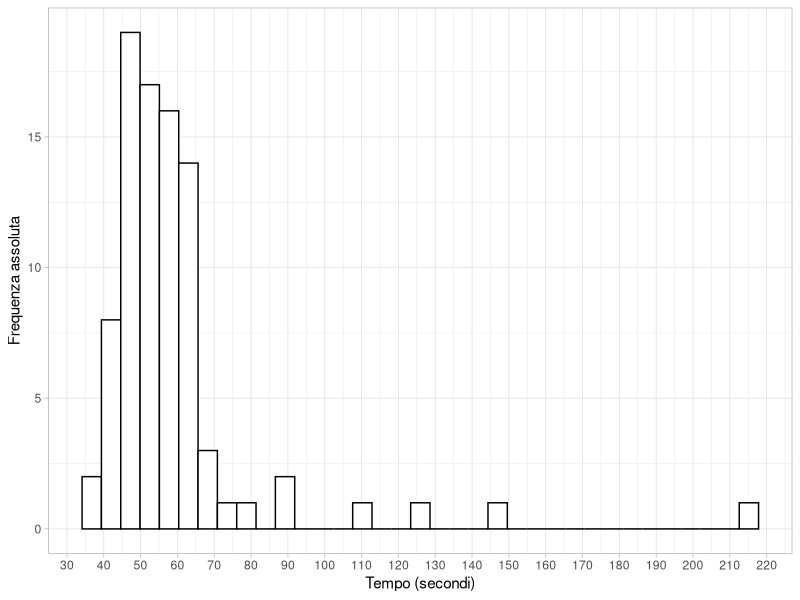
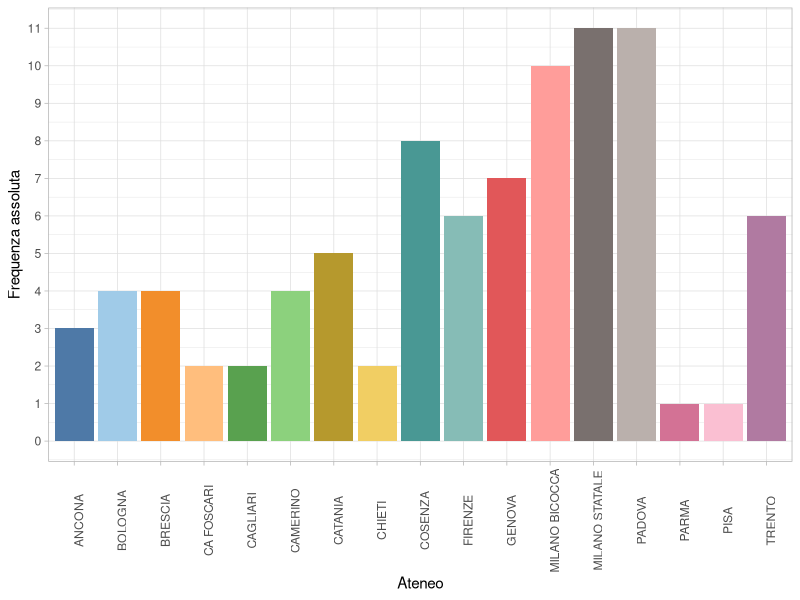
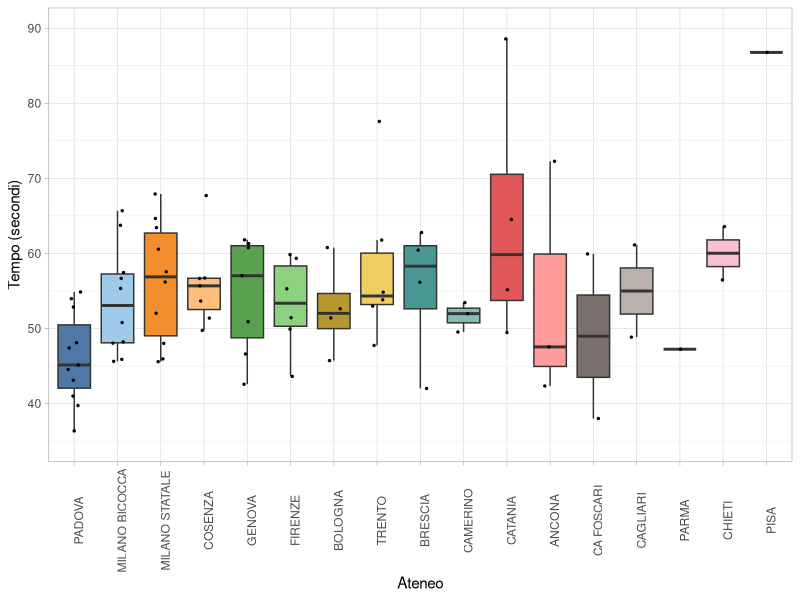
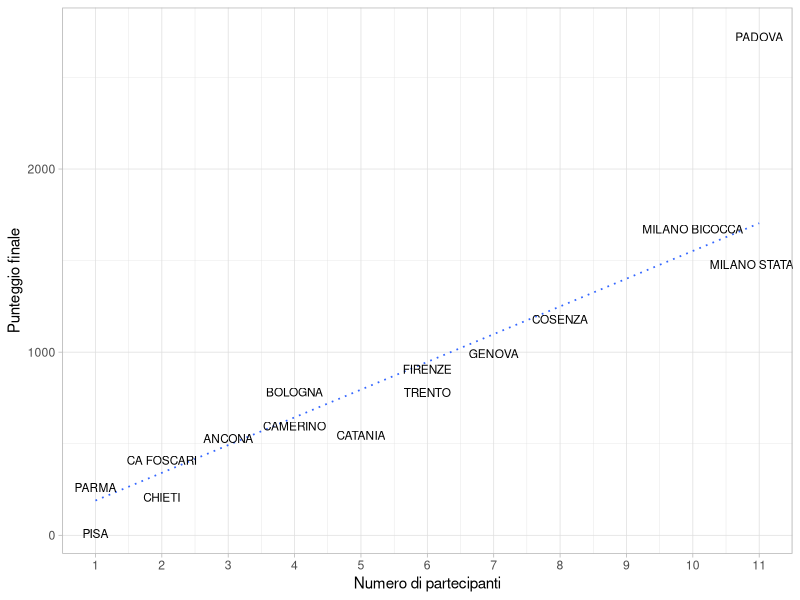
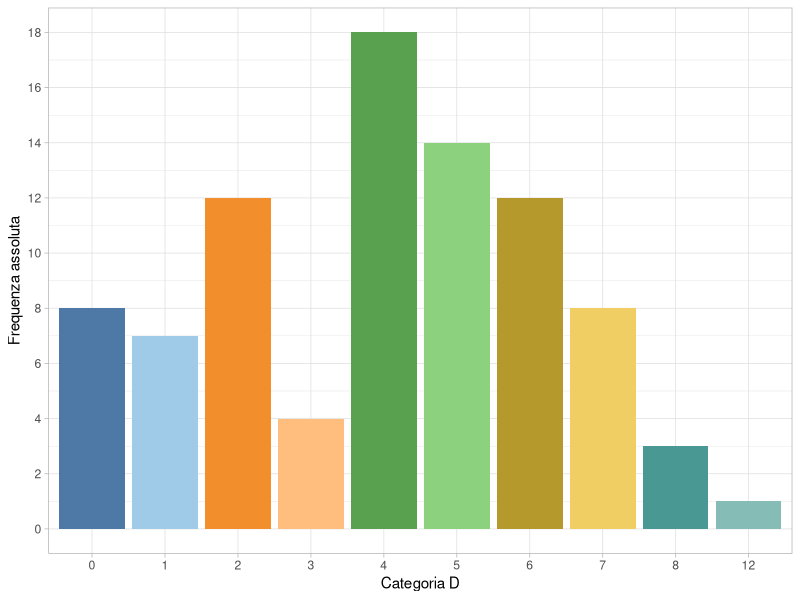
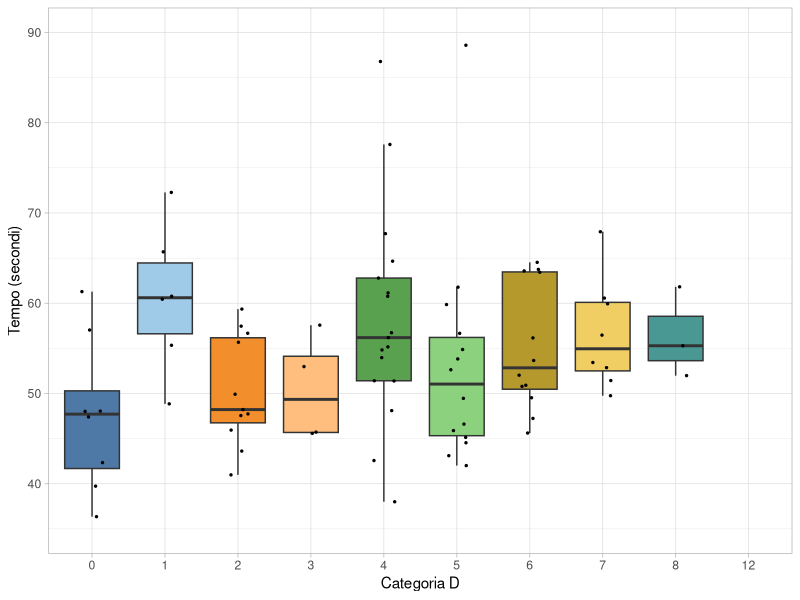
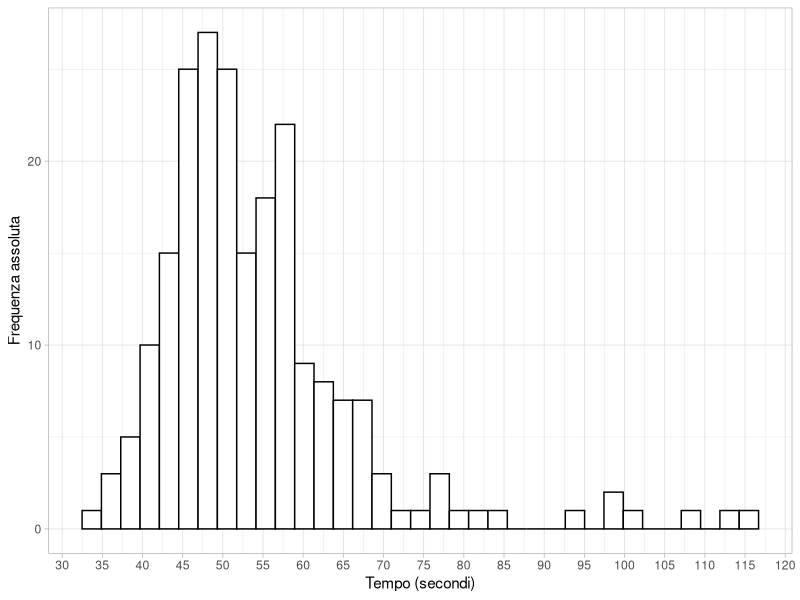
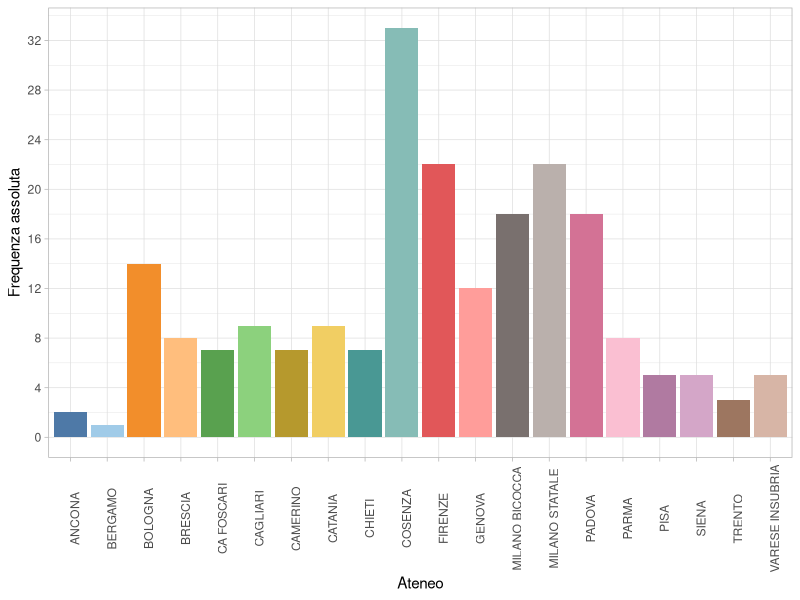

Write R code to recreate these figures, in order.
## ---- chunk 1
#| echo: false
#| message: false
rm(list = ls())
gigante_f <- read.csv("gigante_femminile.csv", sep = ";")

library(tidyverse)
library(lubridate)
library(stringr)
library(ggthemes)

gigante_f$Categoria <- as.numeric(str_remove(gigante_f$Categoria, "D"))

gigante_f$Tempo[1:62] <- paste("0:", gigante_f$Tempo[1:62], sep = "")
gigante_f$Tempo <- ms(gigante_f$Tempo)

gigante_f$Ateneo <- as.factor(gigante_f$Ateneo)
gigante_f$Categoria <- as.factor(gigante_f$Categoria)
# glimpse(gigante_f)
## ---- chunk 2
atenei <- read.csv("atenei.csv", sep = ";")

gigante_f_freq <- data.frame(table(gigante_f$Ateneo))
gigante_f_freq$Tempo_Eccellenza <- tapply(as.numeric(gigante_f$Tempo), 
                                        gigante_f$Ateneo, function(x) mean(head(x, n = 4)))
colnames(gigante_f_freq) <- c("Ateneo", "Partecipanti", "Tempo_migliori_4")
gigante_f_freq <- merge(subset(atenei, select = c(Ateneo, Gigante_F)), gigante_f_freq, by = "Ateneo")
colnames(gigante_f_freq) <- c("Ateneo", "Graduatoria","Partecipanti", "Tempo_migliori_4")
## ---- chunk 3
#| fig-width: 8
#| fig-height: 4
ggplot(data = gigante_f, aes(x = Tempo, y = after_stat(count))) + geom_histogram(fill = "white", col = "black", bins = 35) + theme_light() + ylab("Frequenza assoluta") + xlab("Tempo (secondi)") + scale_x_continuous(n.breaks = 20)
## ---- chunk 4
tab <- c(summary(as.numeric(gigante_f$Tempo)))[-4]
names(tab) <- c("Tempo migliore", "Primo quartile", "Tempo mediano", "Terzo quartile", "Tempo peggiore")
knitr::kable(t(tab), digits = 2)
## ---- chunk 5
#| fig-width: 8
#| fig-height: 4
ggplot(data = gigante_f, aes(x = Ateneo, y = after_stat(count), fill = Ateneo)) + geom_bar() + theme_light() + ylab("Frequenza assoluta") + theme_light() + theme(axis.text.x = element_text(angle = 90), legend.position = "none") + scale_fill_tableau(palette = "Tableau 20") + scale_y_continuous(n.breaks = 10)
## ---- chunk 6
#| warning: false
#| fig-width: 8
#| fig-height: 5

gigante_f$Ateneo <- factor(gigante_f$Ateneo, 
                           levels = levels(gigante_f$Ateneo)[order(gigante_f_freq$Graduatoria, decreasing = TRUE)], 
                           ordered = TRUE)
ggplot(data = gigante_f, aes(x = Ateneo, y = Tempo, fill = Ateneo)) + geom_boxplot(outlier.size = 0, outlier.alpha = 0) + geom_jitter(width = 0.15, size = 0.5) + theme_light() + theme(axis.text.x = element_text(angle = 90), legend.position = "none") + xlab("Ateneo") + ylab("Tempo (secondi)") + ylim(c(35, 90)) + scale_fill_tableau(palette = "Tableau 20")
## ---- chunk 7
#| warning: false
#| message: false
#| fig-width: 10
#| fig-height: 5
library(MASS)
ggplot(data = gigante_f_freq, aes(x = Partecipanti, y = Graduatoria, label = Ateneo))  + theme_light() + xlab("Numero di partecipanti") + ylab("Punteggio finale") + geom_smooth(method = "rlm", se = F, linetype = "dotted", size = 0.6) + geom_text(size = 3, vjust = "top", check_overlap = TRUE)+ scale_x_continuous(n.breaks = 10)
## ---- chunk 8
contributo <- residuals(rlm(Graduatoria ~ Partecipanti, data = gigante_f_freq))
names(contributo) <- gigante_f_freq$Ateneo
knitr::kable(sort(contributo, decreasing = TRUE), digits = 0, col.names = c("Ateneo",  "Punti bonus/malus legati alla capacità dei partecipanti"))
## ---- chunk 9
#| fig-width: 8
#| fig-height: 4
ggplot(data = gigante_f, aes(x = Categoria, y = after_stat(count), fill = Categoria)) + geom_bar() + theme_light() + ylab("Frequenza assoluta") + theme_light() + theme(legend.position = "none") + scale_fill_tableau(palette = "Tableau 20") + scale_y_continuous(n.breaks = 10) + xlab("Categoria D")
## ---- chunk 10
#| warning: false
#| fig-width: 8
#| fig-height: 4
ggplot(data = gigante_f, aes(x = Categoria, y = Tempo, fill = Categoria)) + geom_boxplot(outlier.size = 0, outlier.alpha = 0) + geom_jitter(width = 0.15, size = 0.5) + theme_light() + theme( legend.position = "none") + ylab("Tempo (secondi)") + ylim(c(35, 90)) + xlab("Categoria D") + scale_fill_tableau(palette = "Tableau 20")
## ---- chunk 11
#| echo: false
#| message: false
gigante_m <- read.csv("gigante_maschile.csv", sep = ";")

gigante_m$Categoria <- str_remove(gigante_m$Categoria, "A")
gigante_m$Categoria <- str_remove(gigante_m$Categoria, "B")
gigante_m$Categoria <- str_remove(gigante_m$Categoria, "C")
gigante_m$Categoria <- as.numeric(str_remove(gigante_m$Categoria, "D"))

gigante_m$Tempo[1:173] <- paste("0:", gigante_m$Tempo[1:173], sep = "")
gigante_m$Tempo <- ms(gigante_m$Tempo)

gigante_m$Ateneo <- as.factor(gigante_m$Ateneo)
gigante_m$Categoria <- as.factor(gigante_m$Categoria)
# glimpse(gigante_m)
## ---- chunk 12
gigante_m_freq <- data.frame(table(gigante_m$Ateneo))
gigante_m_freq$Tempo_Eccellenza <- tapply(as.numeric(gigante_m$Tempo), 
                                        gigante_m$Ateneo, function(x) mean(head(x, n = 4)))
colnames(gigante_m_freq) <- c("Ateneo", "Partecipanti", "Tempo_migliori_4")
gigante_m_freq <- merge(subset(atenei, select = c(Ateneo, Gigante_M)), gigante_m_freq, by = "Ateneo")
colnames(gigante_m_freq) <- c("Ateneo", "Graduatoria","Partecipanti", "Tempo_migliori_4")
## ---- chunk 13
#| fig-width: 8
#| fig-height: 4
ggplot(data = gigante_m, aes(x = Tempo, y = after_stat(count))) + geom_histogram(fill = "white", col = "black", bins = 35) + theme_light() + ylab("Frequenza assoluta") + xlab("Tempo (secondi)") + scale_x_continuous(n.breaks = 20)
## ---- chunk 14
tab <- c(summary(as.numeric(gigante_m$Tempo)))[-4]
names(tab) <- c("Tempo migliore", "Primo quartile", "Tempo mediano", "Terzo quartile", "Tempo peggiore")
knitr::kable(t(tab), digits = 2)
## ---- chunk 15
#| fig-width: 8
#| fig-height: 5
ggplot(data = gigante_m, aes(x = Ateneo, y = after_stat(count), fill = Ateneo)) + geom_bar() + theme_light() + ylab("Frequenza assoluta") + theme_light() + theme(axis.text.x = element_text(angle = 90), legend.position = "none") + scale_fill_tableau(palette = "Tableau 20") + scale_y_continuous(n.breaks = 12)
## ---- chunk 16
#| warning: false
#| fig-width: 8
#| fig-height: 5

gigante_m$Ateneo <- factor(gigante_m$Ateneo, 
                           levels = levels(gigante_m$Ateneo)[order(gigante_m_freq$Graduatoria, decreasing = TRUE)], 
                           ordered = TRUE)
ggplot(data = gigante_m, aes(x = Ateneo, y = Tempo, fill = Ateneo)) + geom_boxplot(outlier.size = 0, outlier.alpha = 0) + geom_jitter(width = 0.15, size = 0.5) + theme_light() + theme(axis.text.x = element_text(angle = 90), legend.position = "none") + xlab("Ateneo") + ylab("Tempo (secondi)") + scale_fill_tableau(palette = "Tableau 20")
## ---- chunk 17
#| warning: false
#| message: false
#| fig-width: 10
#| fig-height: 5
ggplot(data = gigante_m_freq, aes(x = Partecipanti, y = Graduatoria, label = Ateneo))  + theme_light() + xlab("Numero di partecipanti") + ylab("Punteggio finale") + geom_smooth(method = "rlm", se = F, linetype = "dotted", size = 0.6) + geom_text(size = 3, vjust = "top", check_overlap = TRUE)+ scale_x_continuous(n.breaks = 20)
## ---- chunk 18
#| fig-width: 8
#| fig-height: 4
ggplot(data = gigante_m, aes(x = Categoria, y = after_stat(count), fill = Categoria)) + geom_bar() + theme_light() + ylab("Frequenza assoluta") + theme_light() + theme(legend.position = "none") + scale_fill_tableau(palette = "Tableau 20") + scale_y_continuous(n.breaks = 10) + xlab("Categoria (A,B,C,D)")
## ---- chunk 19
#| warning: false
#| fig-width: 8
#| fig-height: 4
ggplot(data = gigante_m, aes(x = Categoria, y = Tempo, fill = Categoria)) + geom_boxplot(outlier.size = 0, outlier.alpha = 0) + geom_jitter(width = 0.15, size = 0.5) + theme_light() + theme( legend.position = "none") + ylab("Tempo (secondi)") + xlab("Categoria (A,B,C,D)") + scale_fill_tableau(palette = "Tableau 20")
